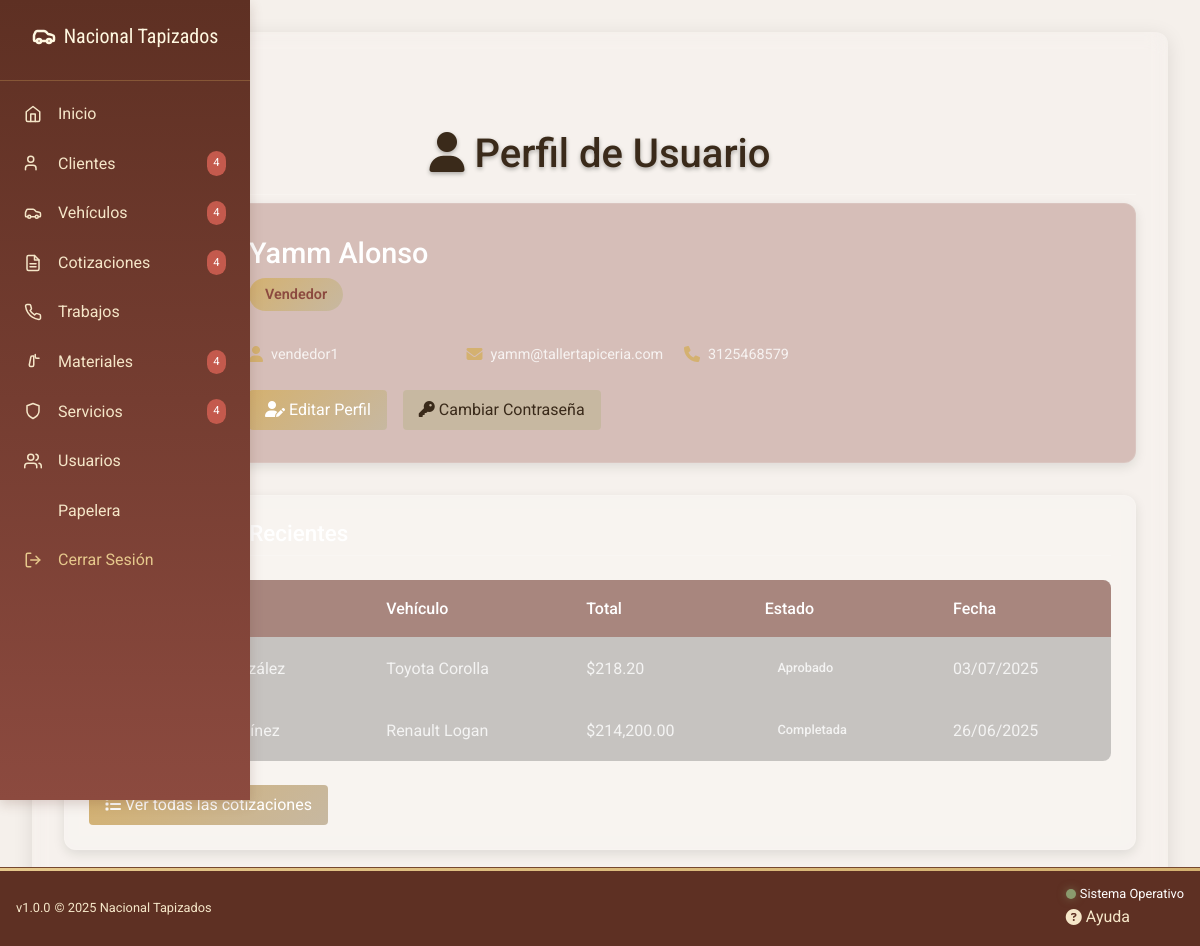
The page /admin/perfil/perfil.php (signed in) on the database its author committed.
### tables this page shows
CREATE TABLE `usuarios` (
  `id_usuario` int(11) NOT NULL,
  `id_rol` int(11) NOT NULL,
  `username_usuario` varchar(50) NOT NULL,
  `contrasena_usuario` varchar(255) NOT NULL,
  `nombre_completo` varchar(70) NOT NULL,
  `correo_usuario` varchar(70) NOT NULL,
  `telefono_usuario` varchar(25) NOT NULL,
  `fecha_creacion` timestamp NOT NULL DEFAULT current_timestamp() ON UPDATE current_timestamp(),
  `activo_usuario` enum('Activo','Inactivo') NOT NULL,
  `ultima_actividad` datetime NOT NULL,
  `activo` tinyint(1) NOT NULL DEFAULT 1
);

CREATE TABLE `roles` (
  `id_rol` int(11) NOT NULL,
  `nombre_rol` varchar(50) NOT NULL,
  `descripcion_rol` varchar(100) NOT NULL
);

CREATE TABLE `cotizaciones` (
  `id_cotizacion` int(11) NOT NULL,
  `id_usuario` int(11) NOT NULL,
  `id_cliente` int(11) NOT NULL,
  `id_vehiculo` int(11) NOT NULL,
  `fecha_cotizacion` timestamp NOT NULL DEFAULT current_timestamp() ON UPDATE current_timestamp(),
  `subtotal_cotizacion` decimal(10,2) NOT NULL,
  `valor_adicional` decimal(10,2) DEFAULT 0.00,
  `iva` decimal(5,2) NOT NULL,
  `total_cotizacion` decimal(10,2) NOT NULL,
  `estado_cotizacion` enum('Pendiente','Aprobado','Rechazada','Completada') NOT NULL,
  `notas_cotizacion` text NOT NULL,
  `activo` tinyint(1) NOT NULL DEFAULT 1
);

CREATE TABLE `clientes` (
  `id_cliente` int(11) NOT NULL,
  `nombre_cliente` varchar(50) NOT NULL,
  `correo_cliente` varchar(70) NOT NULL,
  `telefono_cliente` varchar(25) NOT NULL,
  `direccion_cliente` text NOT NULL,
  `fecha_registro` timestamp NOT NULL DEFAULT current_timestamp() ON UPDATE current_timestamp(),
  `notas_cliente` text NOT NULL,
  `activo` tinyint(1) NOT NULL DEFAULT 1
);

CREATE TABLE `vehiculos` (
  `id_vehiculo` int(11) NOT NULL,
  `marca_vehiculo` varchar(50) NOT NULL,
  `modelo_vehiculo` varchar(50) NOT NULL,
  `placa_vehiculo` varchar(20) NOT NULL,
  `notas_vehiculo` text NOT NULL,
  `activo` tinyint(1) NOT NULL DEFAULT 1
);

### php/auth.php (called while the page is built, shortened)
<?php
function getUserRole() {
    return $_SESSION['usuario_rol'] ?? 'Invitado';
}
function isSeller() {
    return getUserRole() === 'Vendedor';
}
?>

### admin/perfil/perfil.php (the view, shortened to what this page needs)
<?php
require_once __DIR__ . '/../../php/auth.php';
require_once __DIR__ . '/../../php/conexion.php';
$usuario_id = getUserId();
try {
    $stmt = $conex->prepare("SELECT u.*, r.nombre_rol FROM usuarios u JOIN roles r ON u.id_rol = r.id_rol WHERE u.id_usuario = ?");
    $stmt->execute([$usuario_id]);
    $usuario = $stmt->fetch();
    $cotizaciones = [];
    if (isSeller() || isAdmin()) {
        $stmt = $conex->prepare("SELECT c.*, cl.nombre_cliente, v.marca_vehiculo, v.modelo_vehiculo
                                FROM cotizaciones c
                                JOIN clientes cl ON c.id_cliente = cl.id_cliente
                                JOIN vehiculos v ON c.id_vehiculo = v.id_vehiculo
                                WHERE c.id_usuario = ?
                                ORDER BY c.fecha_cotizacion DESC
                                LIMIT 5");
        $stmt->execute([$usuario_id]);
        $cotizaciones = $stmt->fetchAll();
    }
} catch (PDOException $e) {
    die("Error al obtener datos del usuario: " . $e->getMessage());
}
?>
<!DOCTYPE html>
<html lang="es">
<head>
    <link rel="stylesheet" href="styles.css">
    <link rel="stylesheet" href="https://cdnjs.cloudflare.com/ajax/libs/font-awesome/6.0.0-beta3/css/all.min.css">
</head>
<body>
        <?php include '../includes/head.php'; ?>
            <?php include __DIR__ . '../../includes/sidebar.php'; ?>
    <div class="main-container">
        <a href="javascript:history.back()" class="back-button">
            <i class="fas fa-arrow-left"></i> Volver
        </a>
        <h1><i class="fas fa-user"></i> Perfil de Usuario</h1>
        <section class="profile-header">
            <div class="profile-avatar">
                <span><?= strtoupper(substr($usuario['nombre_completo'], 0, 1)) ?></span>
            </div>
            <div class="profile-info">
                <h2 class="profile-name"><?= htmlspecialchars($usuario['nombre_completo']) ?></h2>
                <span class="profile-role"><?= $usuario['nombre_rol'] ?></span>
                <div class="profile-details">
                    <div class="profile-detail">
                        <i class="fas fa-user"></i>
                        <span><?= htmlspecialchars($usuario['username_usuario']) ?></span>
                    </div>
                    <div class="profile-detail">
                        <i class="fas fa-envelope"></i>
                        <span><?= htmlspecialchars($usuario['correo_usuario']) ?></span>
                    </div>
                    <div class="profile-detail">
                        <i class="fas fa-phone"></i>
                        <span><?= htmlspecialchars($usuario['telefono_usuario']) ?: 'No especificado' ?></span>
                    </div>
                </div>
                <div class="profile-actions">
                    <a href="editar_perfil.php" class="btn btn-primary">
                        <i class="fas fa-user-edit"></i> Editar Perfil
                    </a>
                    <a href="cambiar_password.php" class="btn btn-secondary">
                        <i class="fas fa-key"></i> Cambiar Contraseña
                    </a>
                </div>
            </div>
        </section>
        <?php if (isSeller() || isAdmin()): ?>
        <section class="activity-section">
            <h2 class="section-title">
                <i class="fas fa-file-invoice-dollar"></i> Cotizaciones Recientes
            </h2>
            <?php if (empty($cotizaciones)): ?>
                <p>No hay cotizaciones recientes.</p>
            <?php else: ?>
                <div class="table-responsive">
                    <table>
                        <thead>
                            <tr>
                                <th>ID</th>
                                <th>Cliente</th>
                                <th>Vehículo</th>
                                <th>Total</th>
                                <th>Estado</th>
                                <th>Fecha</th>
                            </tr>
                        </thead>
                        <tbody>
                            <?php foreach ($cotizaciones as $cotizacion):
                                $estadoClass = strtolower(str_replace(' ', '-', $cotizacion['estado_cotizacion']));
                            ?>
                            <tr>
                                <td><?= $cotizacion['id_cotizacion'] ?></td>
                                <td><?= htmlspecialchars($cotizacion['nombre_cliente']) ?></td>
                                <td><?= htmlspecialchars($cotizacion['marca_vehiculo']) ?> <?= htmlspecialchars($cotizacion['modelo_vehiculo']) ?></td>
                                <td>$<?= number_format($cotizacion['total_cotizacion'], 2) ?></td>
                                <td>
                                    <span class="status-badge <?= $estadoClass ?>">
                                        <?= $cotizacion['estado_cotizacion'] ?>
                                    </span>
                                </td>
                                <td><?= date('d/m/Y', strtotime($cotizacion['fecha_cotizacion'])) ?></td>
                            </tr>
                            <?php endforeach; ?>
                        </tbody>
                    </table>
                </div>
                <a href="cotizaciones.php" class="btn btn-primary">
                    <i class="fas fa-list"></i> Ver todas las cotizaciones
                </a>
            <?php endif; ?>
        </section>
        <?php endif; ?>
    </div>
    <?php include '../includes/footer.php'; ?>
</body>
</html>

### admin/perfil/styles.css (style rules this page uses)
body { background-image: url('https://pfst.cf2.poecdn.net/base/image/60ab54eef562f30f85a67bde31f924f078199dae0b7bc6c333dfb467a2c13471?w=1024&h=768&pmaid=442168253'); background-size: cover; background-position: center; background-attachment: fixed; font-family: 'Roboto', sans-serif; margin: 0; padding: 0; color: #fff; }
.main-container { background-color: rgba(255, 255, 255, 0.1); backdrop-filter: blur(10px); border-radius: 12px; box-shadow: 0 4px 20px rgba(0, 0, 0, 0.1); margin: 2rem; padding: 2rem; min-height: calc(100vh - 4rem); position: relative; }
h1 { color: white; text-align: center; margin-bottom: 2rem; text-shadow: 0 2px 4px rgba(0, 0, 0, 0.3); padding-bottom: 1rem; border-bottom: 1px solid rgba(255, 255, 255, 0.2); }
.profile-header { display: flex; align-items: center; gap: 2rem; margin-bottom: 2rem; background-color: rgba(140, 74, 63, 0.3); padding: 2rem; border-radius: 12px; box-shadow: 0 4px 12px rgba(0, 0, 0, 0.1); border: 1px solid rgba(255, 255, 255, 0.1); }
.profile-avatar { width: 120px; height: 120px; background: linear-gradient(135deg, #D4B170, #C7B8A1); color: #8c4a3f; border-radius: 50%; display: flex; align-items: center; justify-content: center; font-size: 3rem; font-weight: 700; flex-shrink: 0; box-shadow: 0 4px 8px rgba(0, 0, 0, 0.2); }
.profile-info { flex: 1; }
.profile-name { font-size: 1.8rem; color: white; margin-bottom: 0.5rem; }
.profile-role { display: inline-block; padding: 0.3rem 1rem; background: linear-gradient(135deg, #D4B170, #C7B8A1); color: #8c4a3f; font-weight: 600; border-radius: 20px; margin-bottom: 1rem; font-size: 0.9rem; }
.profile-details { display: grid; grid-template-columns: repeat(auto-fill, minmax(200px, 1fr)); gap: 1rem; margin-top: 1rem; }
.profile-detail { display: flex; align-items: center; gap: 0.5rem; font-size: 0.9rem; color: rgba(255, 255, 255, 0.8); }
.profile-detail i { color: #D4B170; font-size: 1rem; }
.profile-actions { display: flex; gap: 1rem; margin-top: 1.5rem; }
.btn { padding: 0.75rem 1.5rem; border-radius: 6px; font-weight: 500; transition: all 0.3s ease; text-decoration: none; display: inline-flex; align-items: center; gap: 0.5rem; border: none; cursor: pointer; }
.btn-primary { background: linear-gradient(135deg, #D4B170, #C7B8A1); color: #8c4a3f; }
.btn-secondary { background-color: rgba(255, 255, 255, 0.2); color: white; border: 1px solid rgba(255, 255, 255, 0.3); }
.activity-section { background-color: rgba(255, 255, 255, 0.1); border-radius: 12px; padding: 1.5rem; margin-bottom: 2rem; box-shadow: 0 4px 12px rgba(0, 0, 0, 0.1); border: 1px solid rgba(255, 255, 255, 0.1); backdrop-filter: blur(8px); }
.section-title { font-size: 1.4rem; color: white; margin-bottom: 1.5rem; padding-bottom: 0.5rem; border-bottom: 1px solid rgba(255, 255, 255, 0.2); display: flex; align-items: center; gap: 0.5rem; }
.table-responsive { overflow-x: auto; margin-bottom: 1.5rem; border-radius: 8px; background-color: rgba(0, 0, 0, 0.2); }
table { width: 100%; border-collapse: collapse; background-color: transparent; }
th, td { padding: 1rem; text-align: left; border-bottom: 1px solid rgba(255, 255, 255, 0.1); color: rgba(255, 255, 255, 0.8); }
th { background-color: rgba(140, 74, 63, 0.5); color: white; font-weight: 500; }
.status-badge { display: inline-block; padding: 0.3rem 0.8rem; border-radius: 20px; font-size: 0.8rem; font-weight: 500; }
.back-button { display: inline-block; margin-bottom: 1.5rem; padding: 0.5rem 1rem; background-color: rgba(140, 74, 63, 0.5); color: white; text-decoration: none; border-radius: 6px; transition: all 0.3s ease; }
.back-button i { margin-right: 5px; }

### public/assets/css/admin.css (style rules this page uses)
:root { --primary-dark: #5E3023; --secondary-dark: #8C4A3F; --accent-color: #B57157; --gold-cream: #F5E6C8; --gold-pastel: #E6C88C; }
.admin-body { font-family: 'Roboto', sans-serif; background-color: var(--neutral-light); color: var(--text-dark); line-height: 1.6; overflow-x: hidden; }
body { background-image: url('https://pfst.cf2.poecdn.net/base/image/60ab54eef562f30f85a67bde31f924f078199dae0b7bc6c333dfb467a2c13471?w=1024&h=768&pmaid=442168253'); background-size: cover; background-position: center; background-attachment: fixed; margin: 0; padding: 0; font-family: 'Roboto', sans-serif; color: #333; }
.btn { padding: 0.5rem 1rem; border-radius: 4px; border: none; cursor: pointer; transition: var(--transition-fast); }
.btn-primary { background-color: var(--accent-color); color: white; }
.btn-secondary { background-color: var(--neutral-dark); color: var(--text-dark); }

### rows shown on the page
usuarios: nombre_completo "Yamm Alonso", id_rol.nombre_rol "Vendedor", username_usuario "vendedor1", correo_usuario "yamm@tallertapiceria.com", telefono_usuario "3125468579"
cotizaciones: id_cliente.nombre_cliente "María González", id_vehiculo.marca_vehiculo "Toyota", id_vehiculo.modelo_vehiculo "Corolla", total_cotizacion "218.20", estado_cotizacion "Aprobado", fecha_cotizacion "03/07/2025"
cotizaciones: id_cliente.nombre_cliente "Luisa Martínez", id_vehiculo.marca_vehiculo "Renault", id_vehiculo.modelo_vehiculo "Logan", total_cotizacion "214,200.00", estado_cotizacion "Completada", fecha_cotizacion "26/06/2025"
